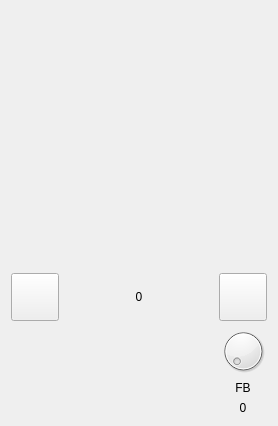
<?xml version="1.0" encoding="UTF-8"?>
<ui version="4.0">
 <class>AlgorithmWidget</class>
 <widget class="QWidget" name="AlgorithmWidget">
  <property name="geometry">
   <rect>
    <x>0</x>
    <y>0</y>
    <width>274</width>
    <height>426</height>
   </rect>
  </property>
  <property name="windowTitle">
   <string>Form</string>
  </property>
  <layout class="QGridLayout" name="gridLayout">
   <item row="0" column="0" colspan="3">
    <widget class="AlgorithmDisplayWidget" name="displayWidget" native="true">
     <property name="sizePolicy">
      <sizepolicy hsizetype="Expanding" vsizetype="Expanding">
       <horstretch>0</horstretch>
       <verstretch>0</verstretch>
      </sizepolicy>
     </property>
     <property name="minimumSize">
      <size>
       <width>256</width>
       <height>256</height>
      </size>
     </property>
    </widget>
   </item>
   <item row="1" column="0">
    <widget class="QPushButton" name="prevButton">
     <property name="minimumSize">
      <size>
       <width>48</width>
       <height>48</height>
      </size>
     </property>
     <property name="maximumSize">
      <size>
       <width>48</width>
       <height>48</height>
      </size>
     </property>
     <property name="sizeIncrement">
      <size>
       <width>0</width>
       <height>0</height>
      </size>
     </property>
     <property name="text">
      <string/>
     </property>
    </widget>
   </item>
   <item row="1" column="1">
    <widget class="QLabel" name="algorithmLabel">
     <property name="text">
      <string>0</string>
     </property>
     <property name="alignment">
      <set>Qt::AlignCenter</set>
     </property>
    </widget>
   </item>
   <item row="1" column="2">
    <widget class="QPushButton" name="nextButton">
     <property name="minimumSize">
      <size>
       <width>48</width>
       <height>48</height>
      </size>
     </property>
     <property name="maximumSize">
      <size>
       <width>48</width>
       <height>48</height>
      </size>
     </property>
     <property name="sizeIncrement">
      <size>
       <width>0</width>
       <height>0</height>
      </size>
     </property>
     <property name="text">
      <string/>
     </property>
    </widget>
   </item>
   <item row="2" column="2">
    <layout class="QVBoxLayout" name="verticalLayout">
     <item>
      <widget class="QDial" name="fbDial">
       <property name="minimumSize">
        <size>
         <width>48</width>
         <height>48</height>
        </size>
       </property>
       <property name="maximumSize">
        <size>
         <width>48</width>
         <height>48</height>
        </size>
       </property>
       <property name="maximum">
        <number>7</number>
       </property>
      </widget>
     </item>
     <item>
      <widget class="QLabel" name="fbLabel">
       <property name="text">
        <string>FB</string>
       </property>
       <property name="alignment">
        <set>Qt::AlignCenter</set>
       </property>
      </widget>
     </item>
     <item>
      <widget class="QLabel" name="fbValueLabel">
       <property name="text">
        <string>0</string>
       </property>
       <property name="alignment">
        <set>Qt::AlignCenter</set>
       </property>
      </widget>
     </item>
    </layout>
   </item>
  </layout>
 </widget>
 <customwidgets>
  <customwidget>
   <class>AlgorithmDisplayWidget</class>
   <extends>QWidget</extends>
   <header>fmwidget/algorithmdisplaywidget.h</header>
   <container>1</container>
  </customwidget>
 </customwidgets>
 <resources/>
 <connections/>
</ui>
